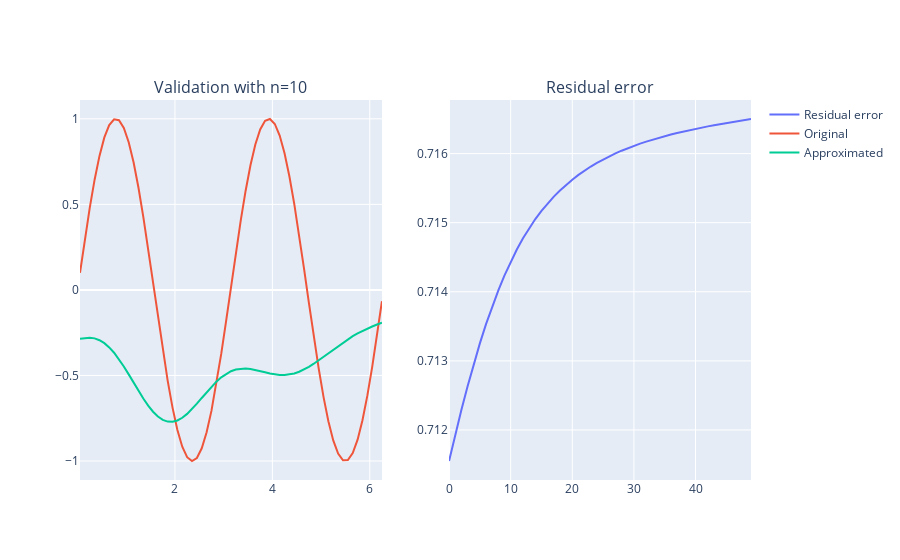

Notebook code cell kept with this figure:
### Markdown cell above
Delta learining

### Code cell
x, sin_data, sqr_data = data_gen(0, 2*np.pi)
t_x, t_sin_data, t_sqr_data = data_gen(0.05, 2*np.pi)

n = 10
epochs = 50 # Actually only one iteration is enough

RBFNet = RBF_Network(n, x, eta=1e-1, useDelta=True)
RBFNet.init_cl(x, 100, 1e-2) # Uncomment this to use CL initialization
RBFNet.train_network(epochs, x, sin_data, t_x, t_sin_data)
res_error = RBFNet.validate(t_x, t_sin_data, _plot=True)

print(res_error)
